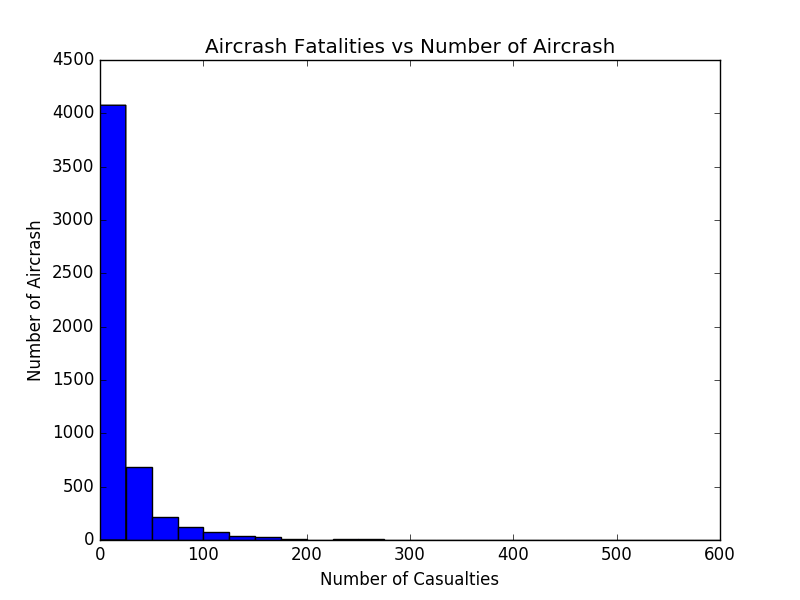

This chart was generated by the following Python code:
import sys
import pandas as pd
import numpy as np
import matplotlib.pyplot as plt

def draw_hist(filename, binwidth = 25):
    lines = pd.read_csv(filename)

    #Since we are analysising the Fatalities, we are dropping the records where there hs been no casualties
    lines = lines.drop(lines['Fatalities'] == 0.0)

    x = lines['year']
    y = lines['Fatalities']

    print y.max()
    print y.min()
    print y.count()

    plt.hist(y, bins=np.arange(min(y), max(y) + binwidth, binwidth))

    plt.title('Aircrash Fatalities vs Number of Aircrash', color='black')
    plt.xlabel('Number of Casualties')
    plt.ylabel('Number of Aircrash')
    #plt.show()
    plt.savefig('histogram.png')

if __name__ == '__main__':
    print 'Executing Histogram script'

    filename = sys.argv[1]
    draw_hist(filename)